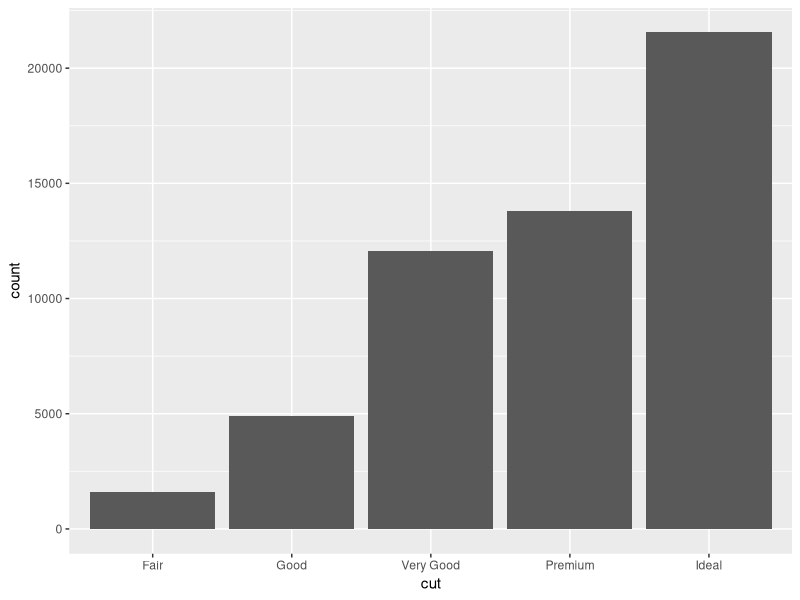
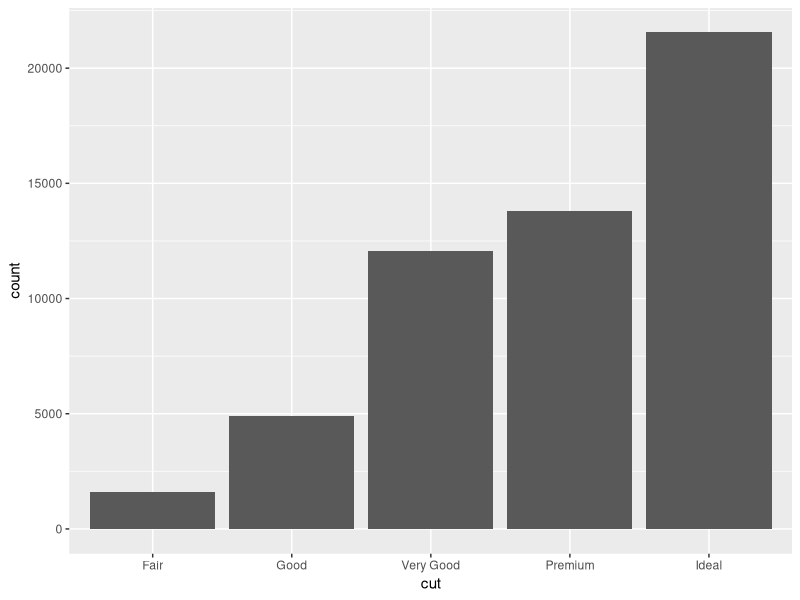
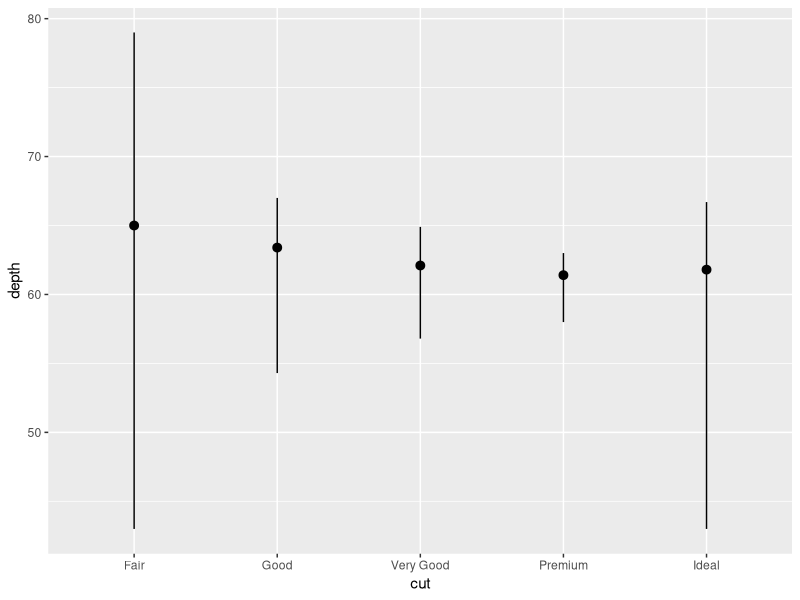
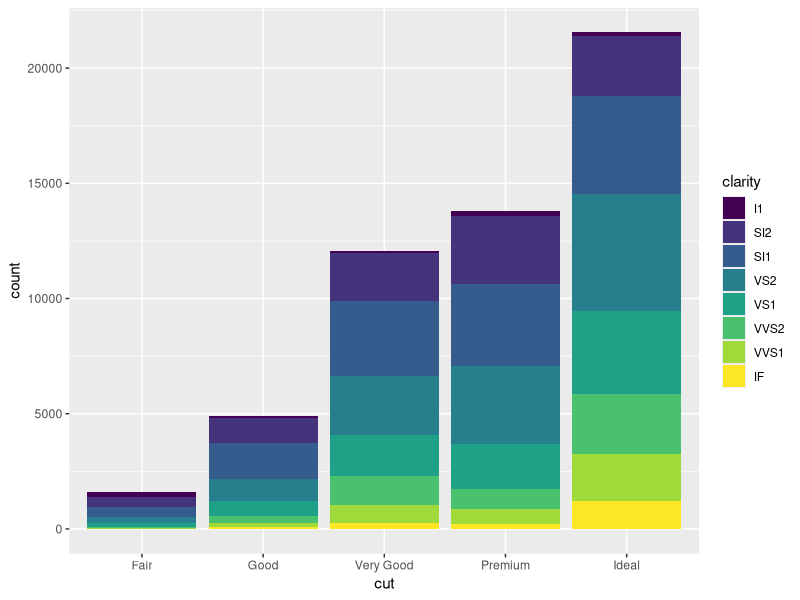
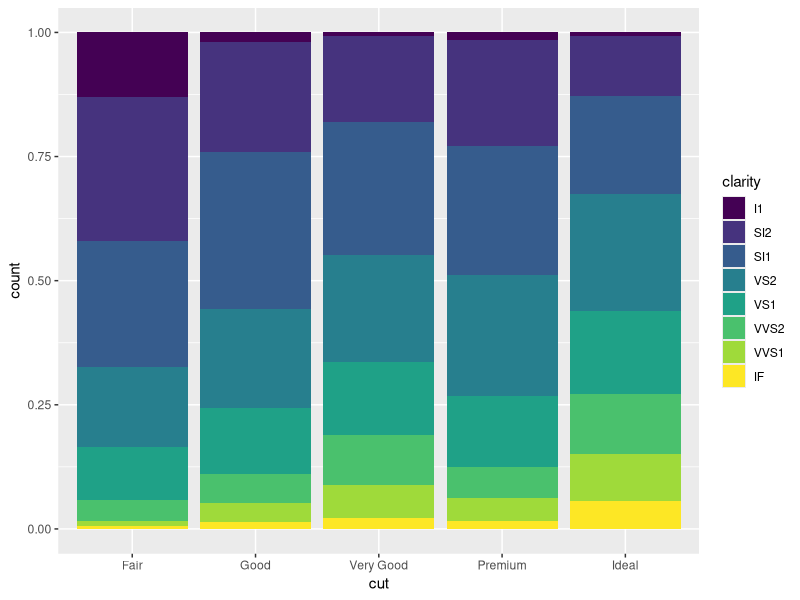
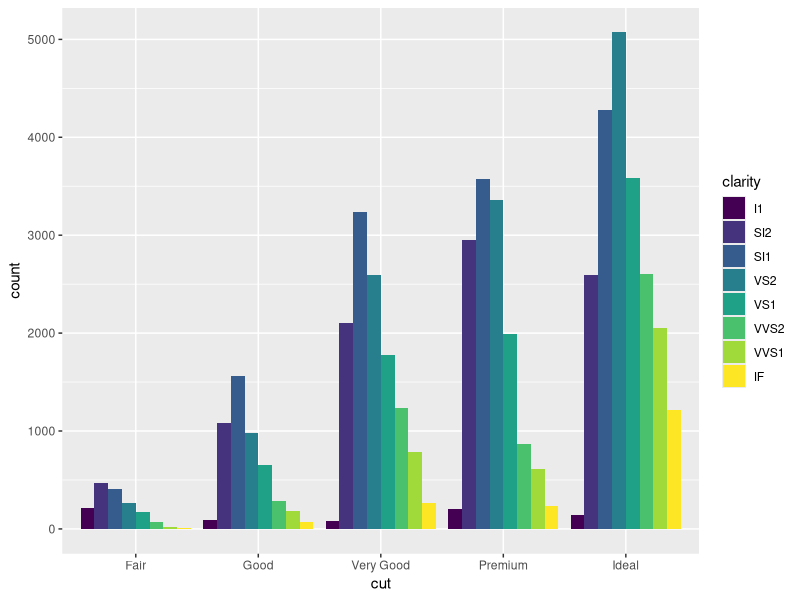
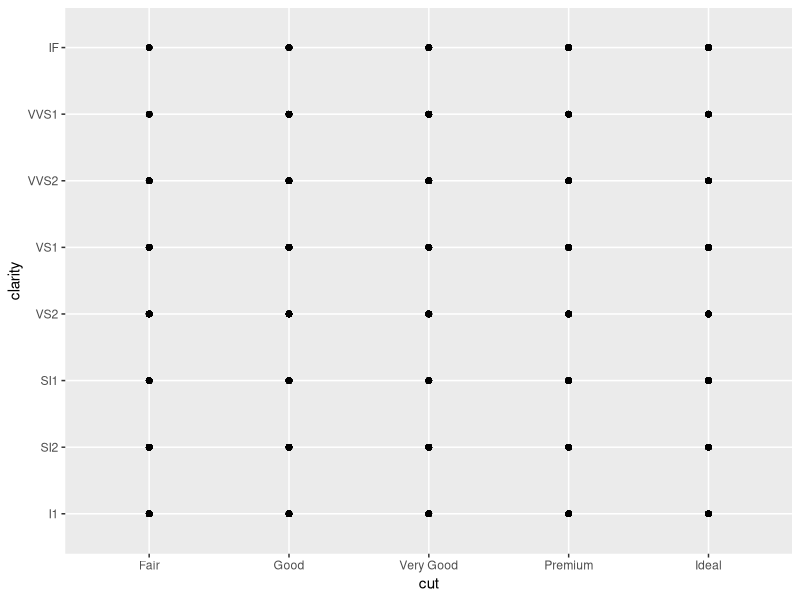
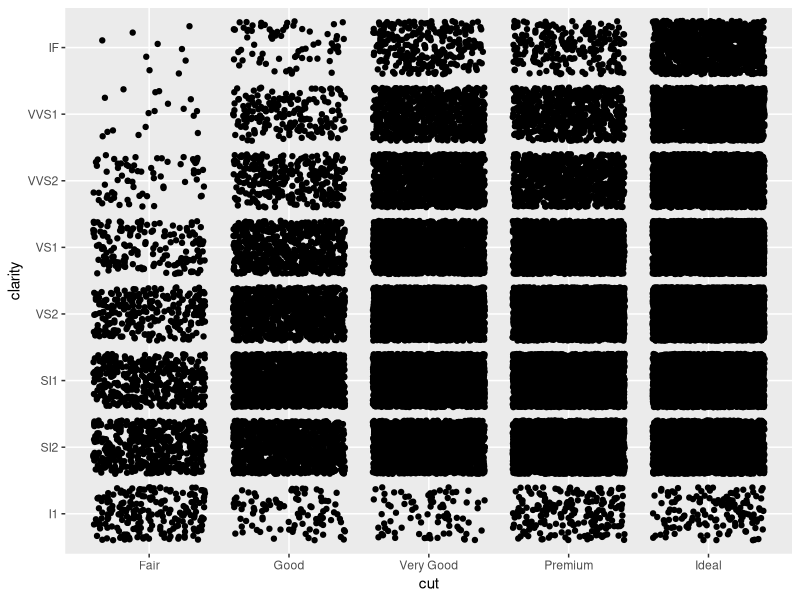

Write R code to recreate these figures, in order.
# Exercise 2: advanced ggplot2 practice

# Install and load the `ggplot2` package
#install.packages('ggplot2')
library(ggplot2)

# For this exercise you will again be working with the `diamonds` data set.
# Use `?diamonds` to review details about this data set
?diamonds

## Statistical Transformations

# Draw a bar chart of the diamonds data, organized by cut
# Each bar's height is based on the "count" (number) of diamonds with that cut
ggplot(data = diamonds) +
  geom_bar(mapping = aes(x = cut))

# Use the `stat_count` to apply the statistical transformation "count" to the 
# diamonds by cut. You do not need a separate geometry layer!
ggplot(data = diamonds) +
  stat_count(mapping = aes(x = cut))

# Use the `stat_summary` function to draw a chart with a summary layer.
# Map the x-position to diamond `cut`, and the y-position to diamond `depth`
# Bonus: use `min` as the function ymin, `max` as the function ymax, and `median` 
# as the function y
ggplot(data = diamonds) +
  stat_summary(mapping = aes(x = cut, y = depth), fun.ymin = min, 
               fun.ymax = max, fun.y = median)

## Position Adjustments

# Draw a bar chart of diamonds organized by cut, with each bar filled by clarity.
# You should see a _stacked_ bar chart.
ggplot(data = diamonds) +
  geom_bar(mapping = aes(x = cut, fill = clarity))

# Draw the same chart again, but with each element positioned to "fill" the y axis
ggplot(data = diamonds) +
  geom_bar(mapping = aes(x = cut, fill = clarity), position = "fill")

# Draw the same chart again, but with each element positioned to "dodge" each other
ggplot(data = diamonds) +
  geom_bar(mapping = aes(x = cut, fill = clarity), position = "dodge")

# Draw a plot with point geometry with the x-position mapped to `cut` and the 
# y-position mapped to `clarity`
# This creates a "grid" grouping the points
ggplot(data = diamonds) +
  geom_point(mapping = aes(x = cut, y = clarity))

# Use the "jitter" position adjustment to keep the points from all overlapping!
# (This works a little better with a sample of diamond data, such as from the 
# previous exercise).
ggplot(data = diamonds) +
  geom_point(mapping = aes(x = cut, y = clarity), position = "jitter")


## Scales

# Draw a "boxplot" (with `geom_boxplot`) for the diamond's price (y) by color (x)
ggplot(data = diamonds) +
  geom_boxplot(mapping = aes(x = color, y = price))

# This has a lot of outliers, making it harder to read. To fix this, draw the 
# same plot but with a _logarithmic_ scale for the y axis.
ggplot(data = diamonds) +
  geom_boxplot(mapping = aes(x = color, y = price)) +
  scale_y_log10()

# For another version, draw the same plot but with `violin` geometry instead of 
# `boxplot` geometry!
# How does the logarithmic scale change the data presentation?
ggplot(data = diamonds) +
  geom_violin(mapping = aes(x = color, y = price)) +
  scale_y_log10()

# Another interesting plot: draw a plot of the diamonds price (y) by carat (x), 
# using a heatmap of 2d bins (geom_bin2d)
# What happens when you make the x and y channels scale logarithmically?
ggplot(data = diamonds) +
  geom_bin2d(mapping = aes(x = carat, y = price)) +
  scale_x_log10() +
  scale_y_log10()

# Draw a scatter plot for the diamonds price (y) by carat (x). Color each point
# by the clarity (Remember, this will take a while. Use a sample of the diamonds 
# for faster results)
ggplot(data = diamonds) +
  geom_point(mapping = aes(x = carat, y = price, color = clarity))

# Change the color of the previous plot using a ColorBrewer scale of your choice. 
# What looks nice?



## Coordinate Systems

# Draw a bar chart with x-position and fill color BOTH mapped to cut
# For best results, SET the `width` of the geometry to be 1 (fill plot, no space
# between)
# TIP: You can save the plot to a variable for easier modifications


# Draw the same chart, but with the coordinate system flipped


# Draw the same chart, but in a polar coordinate system. It's a Coxcomb chart!



## Facets

# Take the scatter plot of price by carat data (colored by clarity) and add 
# _facets_ based on the diamond's `color`



## Saving Plots

# Use the `ggsave()` function to save the current (recent) plot to disk.
# Name the output file "my-plot.png".
# Make sure you've set the working directory!!

